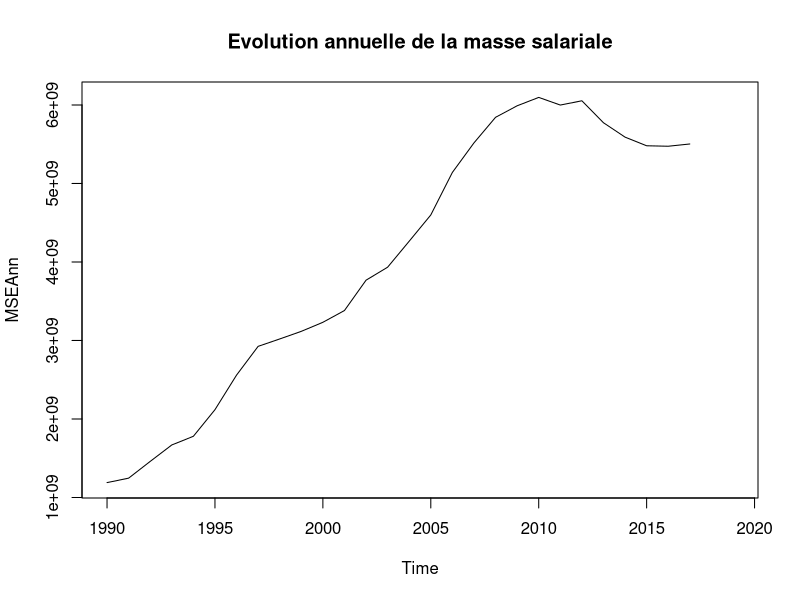
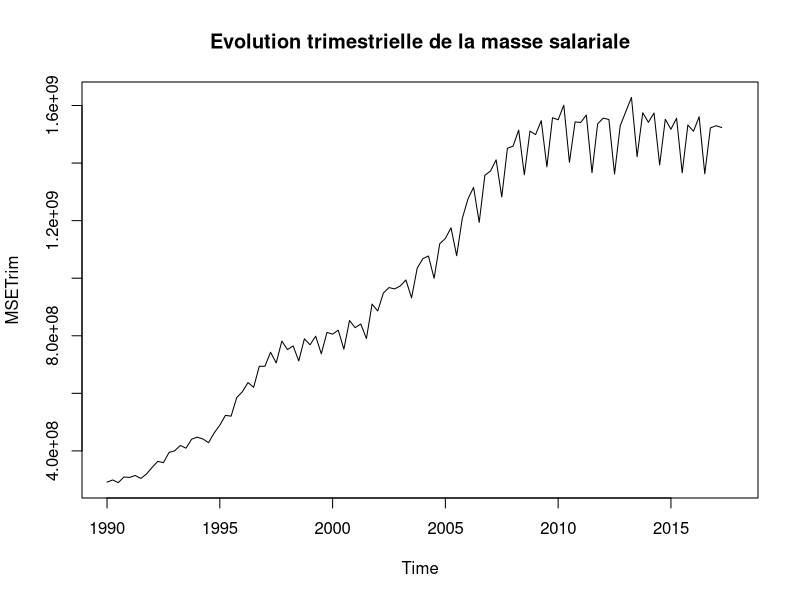
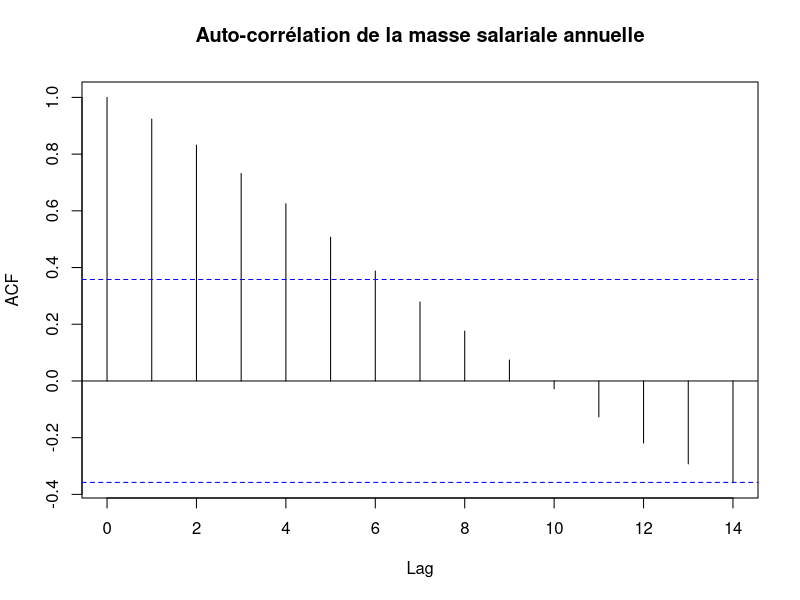
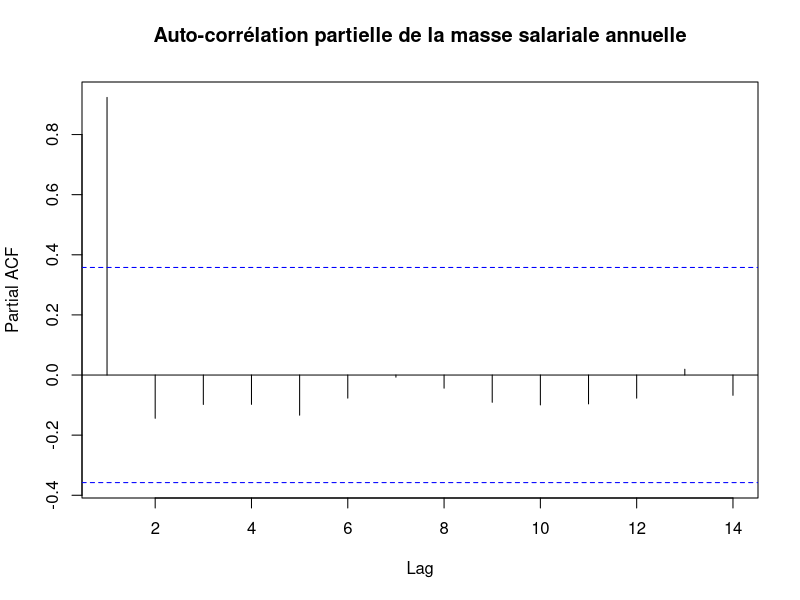
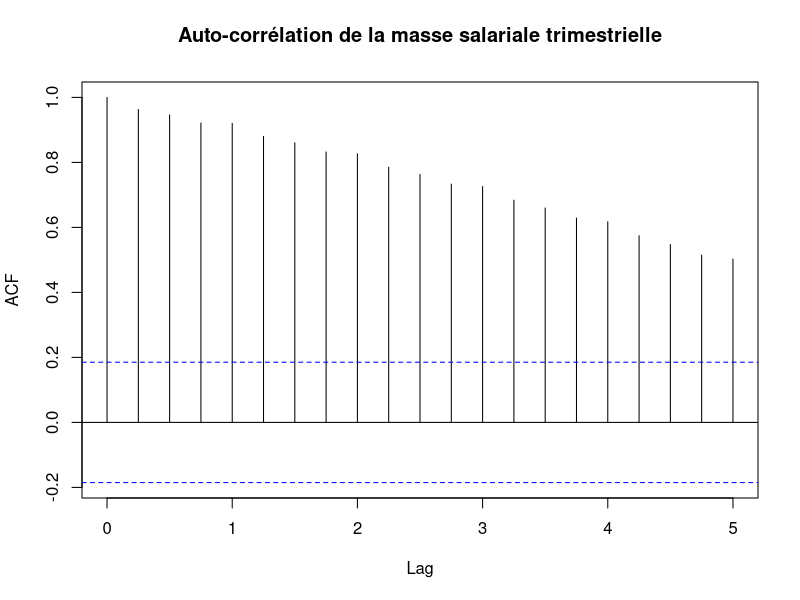
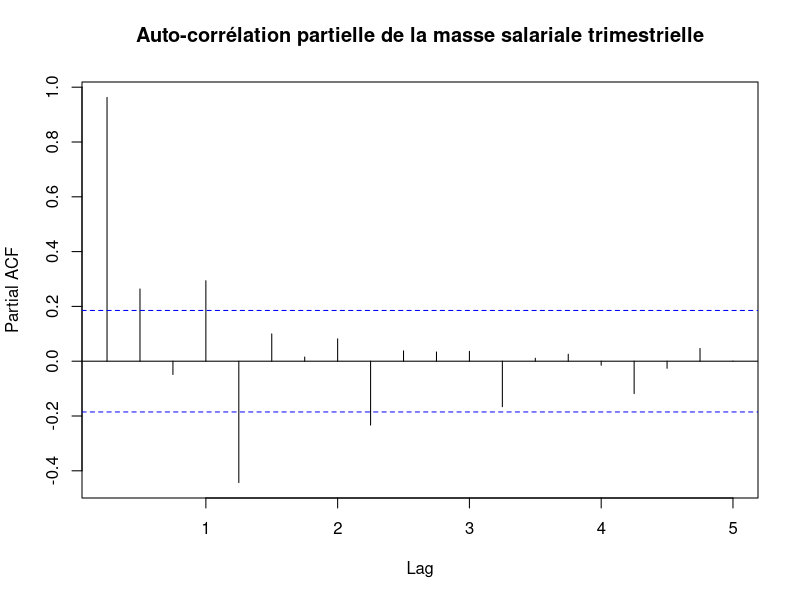
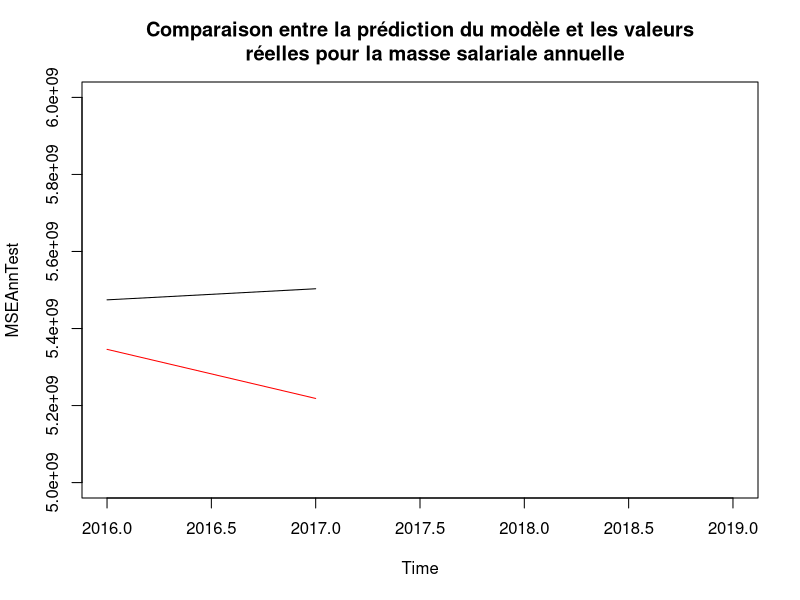
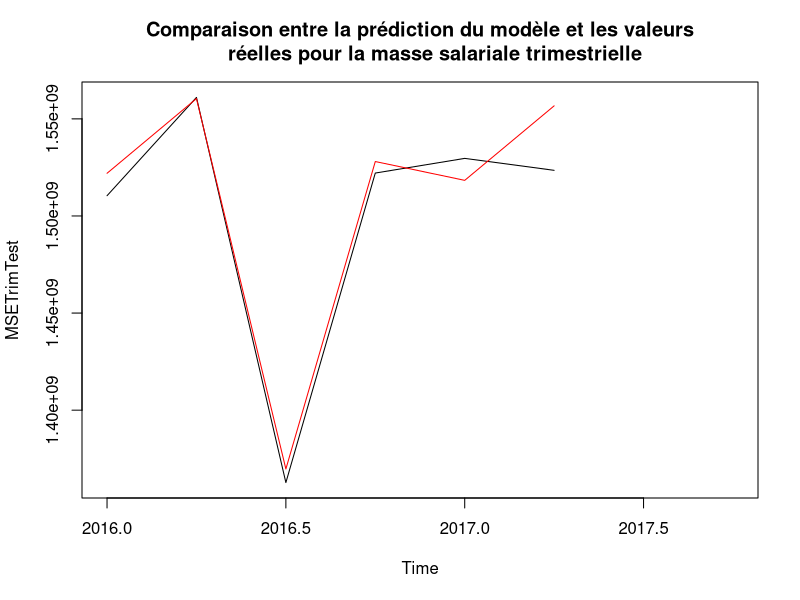

The R script that drew these images, in order:
setwd("~/Polytech/PFE")
library(tseries)
library(forecast)

annuelle <- read.csv("Data/Data_Annuel.csv", sep=";", dec=",", nrows=30)
trim <- read.csv("Data/Data_Trim.csv", sep=";", dec=",")

###Séries temporelles MSE
MSEAnn <- ts(annuelle$MSE, start = 1990, end = 2019)
MSETrim <- ts(trim$MSE, start=c(1990,1), end = c(2017,4), frequency = 4)
plot(MSEAnn, main="Evolution annuelle de la masse salariale")
plot(MSETrim, main="Evolution trimestrielle de la masse salariale")
acf(MSEAnn, main="Auto-corrélation de la masse salariale annuelle", na.action=na.pass)
pacf(MSEAnn, main="Auto-corrélation partielle de la masse salariale annuelle", na.action=na.pass)
acf(MSETrim, main="Auto-corrélation de la masse salariale trimestrielle", na.action=na.pass)
pacf(MSETrim, main="Auto-corrélation partielle de la masse salariale trimestrielle", na.action=na.pass)

#On sépare les séries : modélisations jusque 2015, prévision à partir de 2016

MSEAnnTrain <- window(MSEAnn, start=1990, end=2015)
MSETrimTrain <- window(MSETrim, start=1990, end=c(2015,4))
MSEAnnTest <- window(MSEAnn, start=2016)
MSETrimTest <- window(MSETrim, start=2016)

##Modélisation par Holt-Winter
LEMSEAnn <- HoltWinters(MSEAnnTrain,alpha=NULL,beta=NULL,gamma=FALSE)
LEMSETrim <- HoltWinters(MSETrimTrain,alpha=NULL,beta=NULL,gamma=NULL, seasonal = "mul")
LEMSEAnnPred <- forecast(LEMSEAnn, h = 2)
LEMSETrimPred <- forecast(LEMSETrim, h = 6)

plot(MSEAnnTest, type='l', ylim=c(5000000000,6000000000),
     main="Comparaison entre la prédiction du modèle et les valeurs
     réelles pour la masse salariale annuelle")
lines(LEMSEAnnPred$mean, col="red")

plot(MSETrimTest, type='l',
     main="Comparaison entre la prédiction du modèle et les valeurs
     réelles pour la masse salariale trimestrielle")
lines(LEMSETrimPred$mean, col='red')

##Modèles SARIMA
MSEAnnTrainStat <- diff(MSEAnnTrain, differences = 2, lag = 1)

#Stationnarisation de la série
temp <- diff(MSETrimTrain, differences = 1, lag = 1)
MSETrimTrainStat <- diff(temp, differences = 1, lag = 4)
plot(MSETrimTrainStat, main="Masse salariale trimestrielle avec une différence de 1
     et une saisonnalité de 4")
Box.test(MSETrimTrainStat, type = "Ljung-Box")
acf(MSETrimTrainStat, main="Auto-corrélation de la masse salariale trimestrielle")
pacf(MSETrimTrainStat, main="Auto-corrélation partielle de la masse salariale trimestrielle")

#Train
ARIMAMSETrimTrain <- auto.arima(MSETrimTrain, stationary = F)
plot(MSETrimTrain, main="Comparaison entre le modèle et les données d'apprentissage
     pour la masse salariale trimestrielle")
lines(ARIMAMSETrimTrain$fitted, col="red")

ARIMAMSEAnnTrain <- auto.arima(MSEAnnTrain, stationary = F)
plot(MSEAnnTrain, main="Comparaison entre le modèle et les données d'apprentissage
     pour la masse salariale annuelle")
lines(ARIMAMSEAnnTrain$fitted, col="red")

#Test
ARIMAMSETrimTest <- forecast(ARIMAMSETrimTrain, h=7)
plot(MSETrimTest, main="Comparaison entre le modèle et les données de validation
     pour la masse salariale trimestrielle", ylim=c(1300000000,1570000000))
lines(ARIMAMSETrimTest$mean, col="red")

ARIMAMSEAnnTest <- forecast(ARIMAMSEAnnTrain, h = 2)
plot(MSEAnnTest, main="Comparaison entre le modèle et les données de validation
     pour la masse salariale annuelle", ylim=c(5000000000,6000000000))
lines(ARIMAMSEAnnTest$mean, col="red")

###SMIC
SMICAnn <- ts(annuelle$SMIC, start = 1990, end = 2019)
SMICTrim <- ts(trim$SMIC, start=c(1990,1), end = c(2017,4), frequency = 4)
plot(SMICAnn, main="Evolution annuelle du SMIC")
plot(SMICTrim, main="Evolution trimestrielle du SMIC")
acf(SMICAnn, main="Auto-corrélation du SMIC", na.action=na.pass)
pacf(SMICAnn, main="Auto-corrélation partielle du SMIC", na.action=na.pass)
acf(SMICTrim, main="Auto-corrélation du SMIC", na.action=na.pass)
pacf(SMICTrim, main="Auto-corrélation partielle du SMIC", na.action=na.pass)

#On sépare les séries : modélisations jusque 2015, prévision à partir de 2016

SMICAnnTrain <- window(SMICAnn, start=1990, end=2012)
SMICTrimTrain <- window(SMICTrim, start=1990, end=c(2012,4))
SMICAnnTest <- window(SMICAnn, start=2013)
SMICTrimTest <- window(SMICTrim, start=2013)

##Modélisation par Holt-Winter
LESMICAnn <- HoltWinters(SMICAnnTrain,alpha=NULL,beta=NULL,gamma=FALSE)
LESMICTrim <- HoltWinters(SMICTrimTrain,alpha=NULL,beta=NULL,gamma=NULL, seasonal = "add")
LESMICAnnPred <- forecast(LESMICAnn, h = 7)
LESMICTrimPred <- forecast(LESMICTrim, h = 20)

plot(SMICAnnTest, type='l', ylim = c(9.4,11),
     main="Comparaison entre la prédiction du lissage exponentiel et les valeurs
     réelles pour le SMIC annuel")
lines(LESMICAnnPred$mean, col="red")

plot(SMICTrimTest, type='l', ylim = c(9.4, 10.7),
     main="Comparaison entre la prédiction du lissage exponentiel et les valeurs
     réelles pour le SMIC trimestrielle")
lines(LESMICTrimPred$mean, col='red')

##Modèles SARIMA

#Train
ARIMASMICTrimTrain <- auto.arima(SMICTrimTrain, stationary = F)
plot(SMICTrimTrain, main="Comparaison entre le modèle et les données d'apprentissage
     pour le SMIC trimestrielle")
lines(ARIMASMICTrimTrain$fitted, col="red")

ARIMASMICAnnTrain <- auto.arima(SMICAnnTrain, stationary = F)
plot(SMICAnnTrain, main="Comparaison entre le modèle et les données d'apprentissage
     pour le SMIC annuel")
lines(ARIMASMICAnnTrain$fitted, col="red")

#Test
ARIMASMICTrimTest <- forecast(ARIMASMICTrimTrain, h = 20)
plot(SMICTrimTest, main="Comparaison entre le modèle et les données de validation
     pour la masse salariale trimestrielle", ylim = c(9.4,10.7))
lines(ARIMASMICTrimTest$mean, col="red")

ARIMASMICAnnTest <- forecast(ARIMASMICAnnTrain, h = 7)
plot(SMICAnnTest, main="Comparaison entre le modèle et les données de validation
     pour la masse salariale annuelle", ylim=c(9.4,11))
lines(ARIMASMICAnnTest$mean, col="red")

###PIB

PIBAnn <- ts(annuelle$PIB, start = 1990, end = 2019)
PIBTrim <- ts(trim$PIB, start=c(1990,1), end = c(2017,4), frequency = 4)
plot(PIBAnn, main="Evolution annuelle du PIB")
plot(PIBTrim, main="Evolution trimestrielle du PIB")
acf(PIBAnn, main="Auto-corrélation du PIB", na.action=na.pass)
pacf(PIBAnn, main="Auto-corrélation partielle du PIB", na.action=na.pass)
acf(PIBTrim, main="Auto-corrélation du PIB", na.action=na.pass)
pacf(PIBTrim, main="Auto-corrélation partielle du PIB", na.action=na.pass)

#On sépare les séries : modélisations jusque 2015, prévision à partir de 2016

PIBAnnTrain <- window(PIBAnn, start=1990, end=2012)
PIBTrimTrain <- window(PIBTrim, start=1990, end=c(2012,4))
PIBAnnTest <- window(PIBAnn, start=2013)
PIBTrimTest <- window(PIBTrim, start=2013)

##Modélisation par Holt-Winter
LEPIBAnn <- HoltWinters(PIBAnnTrain,alpha=NULL,beta=NULL,gamma=FALSE)
LEPIBTrim <- HoltWinters(PIBTrimTrain,alpha=NULL,beta=NULL,gamma=NULL)
LEPIBAnnPred <- forecast(LEPIBAnn, h = 7)
LEPIBTrimPred <- forecast(LEPIBTrim, h = 17)

plot(PIBAnnTest, type='l',
     main="Comparaison entre la prédiction du modèle et les valeurs
     réelles pour le PIB")
lines(LEPIBAnnPred$mean, col="red")

plot(PIBTrimTrain, type='l', 
     main="Comparaison entre la prédiction du modèle et les valeurs
     réelles pour le PIB")
lines(LEPIBTrim$fitted[,1], col='red')


